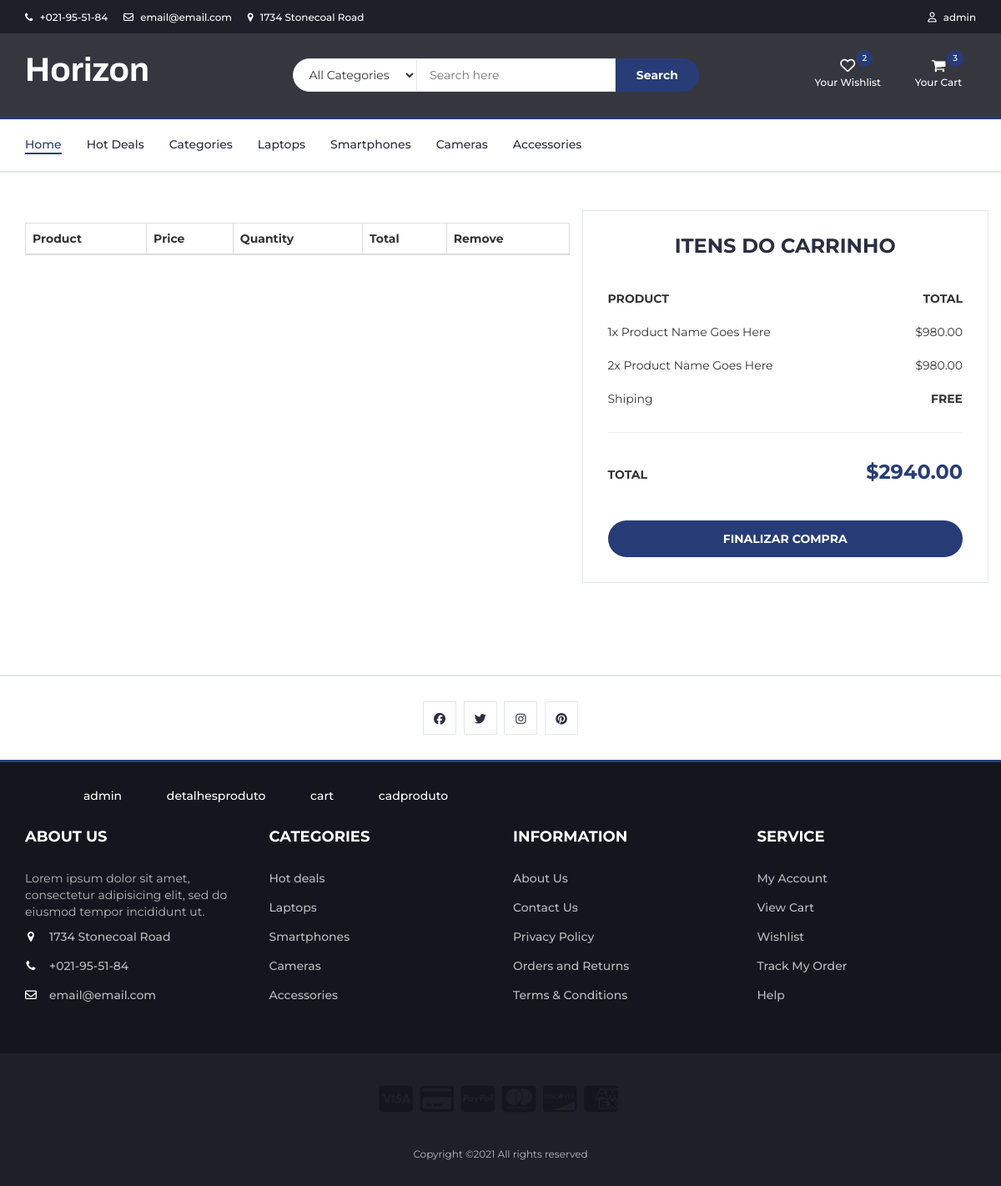
Page /exibecarrinho (signed in) on the earlier database version.
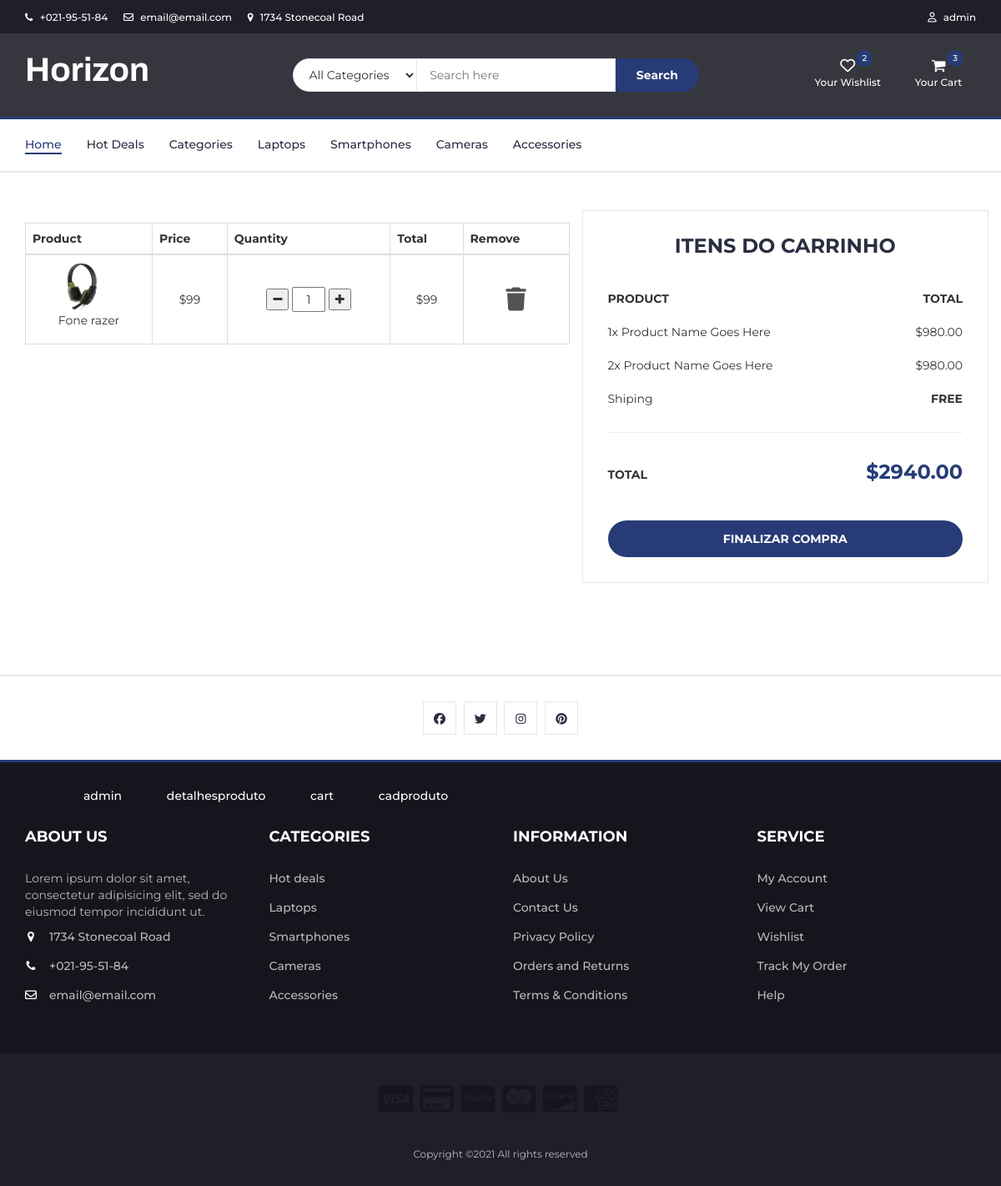
Same page on the later database version.
### ecommerce/models.py (models this page shows, shortened)
class Carrinho (models.Model):
    cliente = models.ForeignKey('Clientes',on_delete=models.CASCADE)
    produto = models.ForeignKey('Produtos',on_delete=models.CASCADE)
    quantidade = models.IntegerField()
    created_at = models.DateTimeField(auto_now_add=True)
    updated_at = models.DateTimeField(auto_now=True)

class Produtos(models.Model):
    nome = models.CharField(max_length=255,null=False,blank=False)
    preco = models.FloatField(null=False,blank=False)
    preco_desconto = models.FloatField(null=False,blank=False)
    percentual_desconto = models.IntegerField()
    categoria = models.ForeignKey('Categorias',on_delete=models.CASCADE)
    descricao = models.TextField(null=False)
    especificacoes = models.TextField(null=False,blank=False)
    quantidade_estoque = models.IntegerField(null=False,blank=False)
    quantidade_vendida = models.IntegerField(null=False)
    cor = models.ManyToManyField('Cores')
    created_at = models.DateTimeField(auto_now_add=True)
    updated_at = models.DateTimeField(auto_now=True)

### ecommerce/views.py (the view)
# urls.py: path('exibecarrinho',views.exibecarrinho),
def exibecarrinho(request):
    cli = get_object_or_404(Clientes,usuario = request.user.id)
    itens = Carrinho.objects.filter(cliente = cli.id)
    return render(request,'ecommerce/cart.html',{'itens':itens})

### ecommerce/templates/ecommerce/cart.html (shortened to what this page needs)
{% extends 'base.html' %}
{% load static %}
{% block content %}
		<div class="section">
			<div class="container">
				<div class="row">
					<div class="col-md-7">
                        <div class="cart-page-inner">
                            <div class="table-responsive">
                                <table class="table table-bordered">
                                    <thead class="thead-dark">
                                        <tr>
                                            <th>Product</th>
                                            <th>Price</th>
                                            <th>Quantity</th>
                                            <th>Total</th>
                                            <th>Remove</th>
                                        </tr>
                                    </thead>
									{% for item in itens %}
                                    <tbody class="align-middle">
                                        <tr class="carttr">
                                            <td style="vertical-align: middle;">
                                                <div class="img">
                                                    <a href="#"><img class="imgcart" src="{% static 'img/razer.jpg' %}" alt="Image"></a>
                                                    <p>{{item.produto.nome}}</p>
                                                </div>
                                            </td>
                                            <td style="vertical-align: middle;">$99</td>
                                            <td style="vertical-align: middle;">
                                                <div class="qty">
                                                    <button class="btn-minus"><i class="fa fa-minus"></i></button>
                                                    <input class= "inputcart" type="text" value="1" style="text-align: center;">
                                                    <button class="btn-plus"><i class="fa fa-plus"></i></button>
                                                </div>
                                            </td>
                                            <td style="vertical-align: middle;">$99</td>
                                            <td style="vertical-align: middle;"><span><a href="/deletaitemdocarrinho/{{item.id}}"><i style="color: rgb(84, 83, 83);" class="fas fa-trash fa-2x"></i></a></span></td>
                                        </tr>
                                    </tbody>
									{% endfor %}
                                </table>
                            </div>
                        </div>
					</div>
					<div class="col-md-5 order-details">
						<div class="section-title text-center">
							<h3 class="title">Itens do Carrinho</h3>
						</div>
						<div class="order-summary">
							<div class="order-col">
								<div><strong>PRODUCT</strong></div>
								<div><strong>TOTAL</strong></div>
							</div>
							<div class="order-products">
								<div class="order-col">
									<div>1x Product Name Goes Here</div>
									<div>$980.00</div>
								</div>
								<div class="order-col">
									<div>2x Product Name Goes Here</div>
									<div>$980.00</div>
								</div>
							</div>
							<div class="order-col">
								<div>Shiping</div>
								<div><strong>FREE</strong></div>
							</div>
                            <hr>
							<div class="order-col">
								<div><strong>TOTAL</strong></div>
								<div><strong class="order-total">$2940.00</strong></div>
							</div>
						</div>
						<a href="#" class="primary-btn order-submit">Finalizar Compra</a>
					</div>
				</div>
			</div>
		</div>
    {% endblock %}

### ecommerce/templates/base.html (shortened to what this page needs)
{% load static %}
<!DOCTYPE html>
<html lang="en">
	<head>
 		<link type="text/css" rel="stylesheet" href="{% static 'css/bootstrap.min.css' %}"/>
 		<link type="text/css" rel="stylesheet" href="{% static 'css/slick.css' %}"/>
 		<link type="text/css" rel="stylesheet" href="{% static 'css/slick-theme.css' %}"/>
 		<link type="text/css" rel="stylesheet" href="{% static 'css/nouislider.min.css' %}"/>
 		<link rel="stylesheet" href="{% static 'css/font-awesome.min.css' %}">
 		<link type="text/css" rel="stylesheet" href="{% static 'css/style.css' %}"/>
    </head>
	<body>
		{% block header %}
		<header>
			{% include 'header.html' %}
		</header>
		{% endblock %}
		{% block navigation %}
		<nav id="navigation">
			{% include 'navigation.html' %}
		</nav>
		{% endblock %}
		<div class="section">
			<div class="container">
				<div class="row">
					{% block content %}{% endblock %}
				</div>
			</div>
		</div>
<br>
		<div id="newsletter" class="section">
			<div class="container">
				<div class="row">
					<div class="col-md-12">
						<div class="newsletter">
							<ul class="newsletter-follow">
								<li>
									<a href="#"><i class="fa fa-facebook"></i></a>
								</li>
								<li>
									<a href="#"><i class="fa fa-twitter"></i></a>
								</li>
								<li>
									<a href="#"><i class="fa fa-instagram"></i></a>
								</li>
								<li>
									<a href="#"><i class="fa fa-pinterest"></i></a>
								</li>
							</ul>
						</div>
					</div>
				</div>
			</div>
		</div>
		{% block footer %}
		<footer id="footer">
			{% include 'footer.html' %}
		</footer>
		{% endblock %}
	</body>
</html>

### ecommerce/templates/header.html (shortened to what this page needs)
<div id="top-header">
    <div class="container">
        <ul class="header-links pull-left">
            <li><a href="#"><i class="fa fa-phone"></i> +021-95-51-84</a></li>
            <li><a href="#"><i class="fa fa-envelope-o"></i> email@email.com</a></li>
            <li><a href="#"><i class="fa fa-map-marker"></i> 1734 Stonecoal Road</a></li>
        </ul>
        <ul class="nav-item dropdown no-arrow pull-right">
            {% if user.is_authenticated %}
                <a class="nav-link dropdown-toggle" href="#" id="userDropdown" role="button"
                    data-toggle="dropdown" aria-haspopup="true" aria-expanded="false">
                    <span class="mr-2 d-none d-lg-inline small" style="color: white;"><i class="fa fa-user-o" style="margin-right: 0.5rem;"></i> {{user.get_username}}</span>
                </a>
            {% else %}
                <li><a href="/accounts/login" style="color: white;">Clique aqui para logar</a></li>
            {% endif %}
        </ul>
    </div>
</div>
<div id="header">
    <div class="container">
        <div class="row">
            <div class="col-md-3">
                <div class="header-logo">
                    <a href="/" class="logo">
                        <h3 class="titulo">Horizon</h3>
                    </a>
                </div>
            </div>
            <div class="col-md-6">
                <div class="header-search">
                    <form>
                        <select class="input-select">
                            <option value="0">All Categories</option>
                        </select>
                        <input class="input" placeholder="Search here">
                        <button class="search-btn">Search</button>
                    </form>
                </div>
            </div>
            <div class="col-md-3 clearfix">
                <div class="header-ctn">
                    <div>
                        <a href="#">
                            <i class="fa fa-heart-o"></i>
                            <span>Your Wishlist</span>
                            <div class="qty">2</div>
                        </a>
                    </div>
                    <div class="dropdown">
                        <a class="dropdown-toggle" data-toggle="dropdown" aria-expanded="true">
                            <i class="fa fa-shopping-cart"></i>
                            <span>Your Cart</span>
                            <div class="qty">3</div>
                        </a>
                    </div>
                </div>
            </div>
        </div>
    </div>
</div>

### ecommerce/templates/navigation.html
<div class="container">
    <div id="responsive-nav">
        <ul class="main-nav nav navbar-nav">
            <li class="active"><a href="#">Home</a></li>
            <li><a href="#">Hot Deals</a></li>
            <li><a href="#">Categories</a></li>
            <li><a href="#">Laptops</a></li>
            <li><a href="#">Smartphones</a></li>
            <li><a href="#">Cameras</a></li>
            <li><a href="/detalhesproduto">Accessories</a></li>
        </ul>
    </div>
</div>

### ecommerce/templates/footer.html (shortened to what this page needs)
<div class="section">
    <div class="containher" style="margin-left: 5rem;">
        <a style="color: white; margin-left: 5rem;" href="/admin">admin</a>
        <a style="color: white; margin-left: 5rem;" href="/detalhesproduto/1">detalhesproduto</a>
        <a style="color: white; margin-left: 5rem;" href="/cart">cart</a>
        <a style="color: white; margin-left: 5rem;" href="/cadproduto">cadproduto</a>
    </div>
    <div class="container">
        <div class="row">
            <div class="col-md-3 col-xs-6">
                <div class="footer">
                    <h3 class="footer-title">About Us</h3>
                    <p>Lorem ipsum dolor sit amet, consectetur adipisicing elit, sed do eiusmod tempor incididunt ut.</p>
                    <ul class="footer-links">
                        <li><a href="#"><i class="fa fa-map-marker"></i>1734 Stonecoal Road</a></li>
                        <li><a href="#"><i class="fa fa-phone"></i>+021-95-51-84</a></li>
                        <li><a href="#"><i class="fa fa-envelope-o"></i>email@email.com</a></li>
                    </ul>
                </div>
            </div>
            <div class="col-md-3 col-xs-6">
                <div class="footer">
                    <h3 class="footer-title">Categories</h3>
                    <ul class="footer-links">
                        <li><a href="#">Hot deals</a></li>
                        <li><a href="#">Laptops</a></li>
                        <li><a href="#">Smartphones</a></li>
                        <li><a href="#">Cameras</a></li>
                        <li><a href="#">Accessories</a></li>
                    </ul>
                </div>
            </div>
            <div class="col-md-3 col-xs-6">
                <div class="footer">
                    <h3 class="footer-title">Information</h3>
                    <ul class="footer-links">
                        <li><a href="#">About Us</a></li>
                        <li><a href="#">Contact Us</a></li>
                        <li><a href="#">Privacy Policy</a></li>
                        <li><a href="#">Orders and Returns</a></li>
                        <li><a href="#">Terms & Conditions</a></li>
                    </ul>
                </div>
            </div>
            <div class="col-md-3 col-xs-6">
                <div class="footer">
                    <h3 class="footer-title">Service</h3>
                    <ul class="footer-links">
                        <li><a href="#">My Account</a></li>
                        <li><a href="#">View Cart</a></li>
                        <li><a href="#">Wishlist</a></li>
                        <li><a href="#">Track My Order</a></li>
                        <li><a href="#">Help</a></li>
                    </ul>
                </div>
            </div>
        </div>
    </div>
</div>
<div id="bottom-footer" class="section">
    <div class="container">
        <div class="row">
            <div class="col-md-12 text-center">
                <ul class="footer-payments">
                    <li><a href="#"><i class="fa fa-cc-visa"></i></a></li>
                    <li><a href="#"><i class="fa fa-credit-card"></i></a></li>
                    <li><a href="#"><i class="fa fa-cc-paypal"></i></a></li>
                    <li><a href="#"><i class="fa fa-cc-mastercard"></i></a></li>
                    <li><a href="#"><i class="fa fa-cc-discover"></i></a></li>
                    <li><a href="#"><i class="fa fa-cc-amex"></i></a></li>
                </ul>
                <span class="copyright">
                    Copyright &copy;<script>document.write(new Date().getFullYear());</script> All rights reserved
                </span>
            </div>
        </div>
    </div>
</div>

Differences in the rows shown:
added Carrinho: produto.nome "Fone razer"
